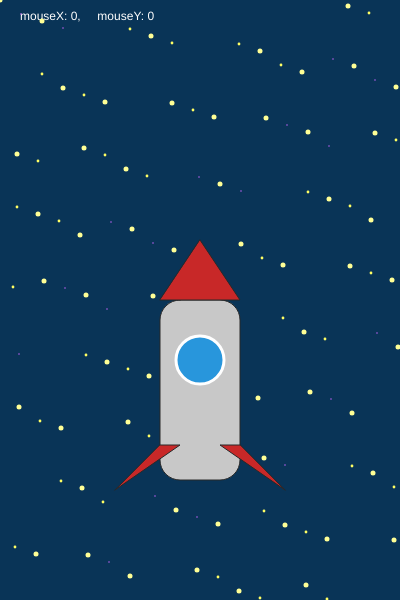
Frame 1 (no input)
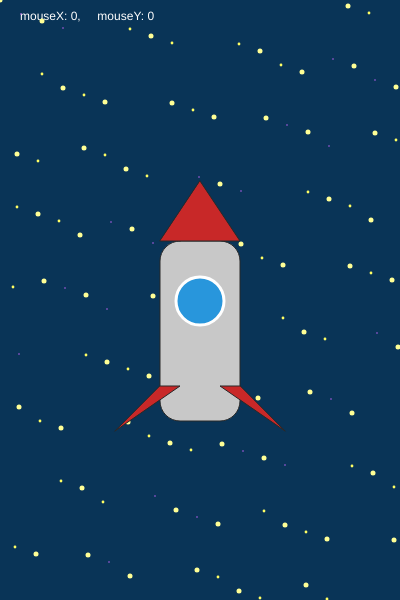
Frame 60 (no input)
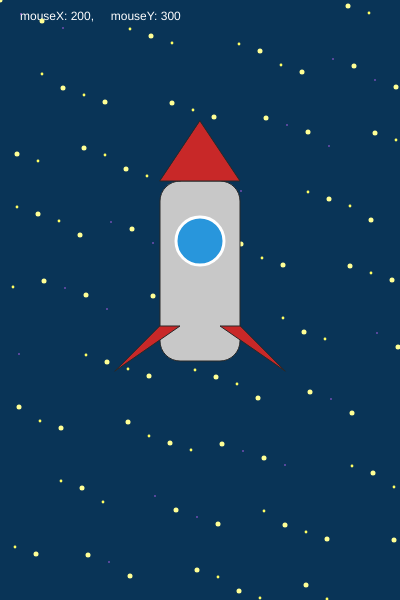
Frame 120 (the mouse pressed at the canvas centre since frame 60)

The p5.js sketch that drew these frames (run headless with seeded random() and noise() and a simulated clock; from frame 60 on, the mouse is pressed at the canvas centre):

// p5.js sketch
// ── sketch.js
let xMax = 400;
let yMax = 600;

let xRocket = xMax/2;
let yRocket = yMax*0.6

function setup() {
  createCanvas(xMax, yMax);
  frameRate (1000)
}

function draw() {
  background("#093457ff");
  //mostrare un testo bianco che mostra le coordinate del mouse sul foglio da disegno
  fill(255); //bianco
  //string, x, y
  text("mouseX: " + mouseX + ", \
    mouseY: " + mouseY,20,20);

//disegnare 120 stelle ellipse, ma in tre tipologie
push()

//ciclo 1, stella a, 40
noStroke(); 
//un unico ciclo
// creare una sequenza x fare a, b, c
for(let i=0; i < 120; i++){
  let starX = (i*37) % width + (i%3) * 5;
  let starY = ((i*73) % height) + (i%7);
  //operatore dei modulo %
  if(i % 2 == 0){
  //stella tipo a, quando è pari
  fill(255, 255, 150);
  ellipse(starX, starY, 5);
}else if(i % 3 == 0){
  //stella tipo b, quando i è divisibile per 3
  fill(200, 100, 255);
  ellipse(starX, starY, 1.5);
}else{
  //stella tipo c
  fill(255, 255, 100);
  ellipse(starX, starY, 2.8)
}

}
 //aprire contesto di disegno
 push();
 fill(200);
 stroke(40);
//alternativa
rectMode(CENTER)
rect(xRocket, yRocket+30, 80, 180, 20);

//pop;
//triangolo
fill(200, 40, 40)
triangle(xRocket-40, yRocket-60, xRocket+40, yRocket-60, xRocket, yRocket-120);

//triangolino 1
fill(200, 40, 40)
triangle(xRocket-85, yRocket+130, xRocket-20, yRocket+85, xRocket-40, yRocket+85);

//triangolino 2
fill(200, 40, 40)
triangle(xRocket+85, yRocket+130, xRocket+20, yRocket+85, xRocket+40, yRocket+85);

//cerchio
fill(40, 150, 220);
stroke(255);
strokeWeight(3);
ellipse(xRocket, yRocket, 48, 48);
//finire contesto
pop()

// xRocket = (xRocket + 1) % xMax;
yRocket = (yRocket - 1);
// quando la y sarà oltre una certa soglia, allora si resetta la yRocket
let soglia = - (yMax * 0.6);
if (yRocket <  soglia){
  yRocket = yMax
}

}
